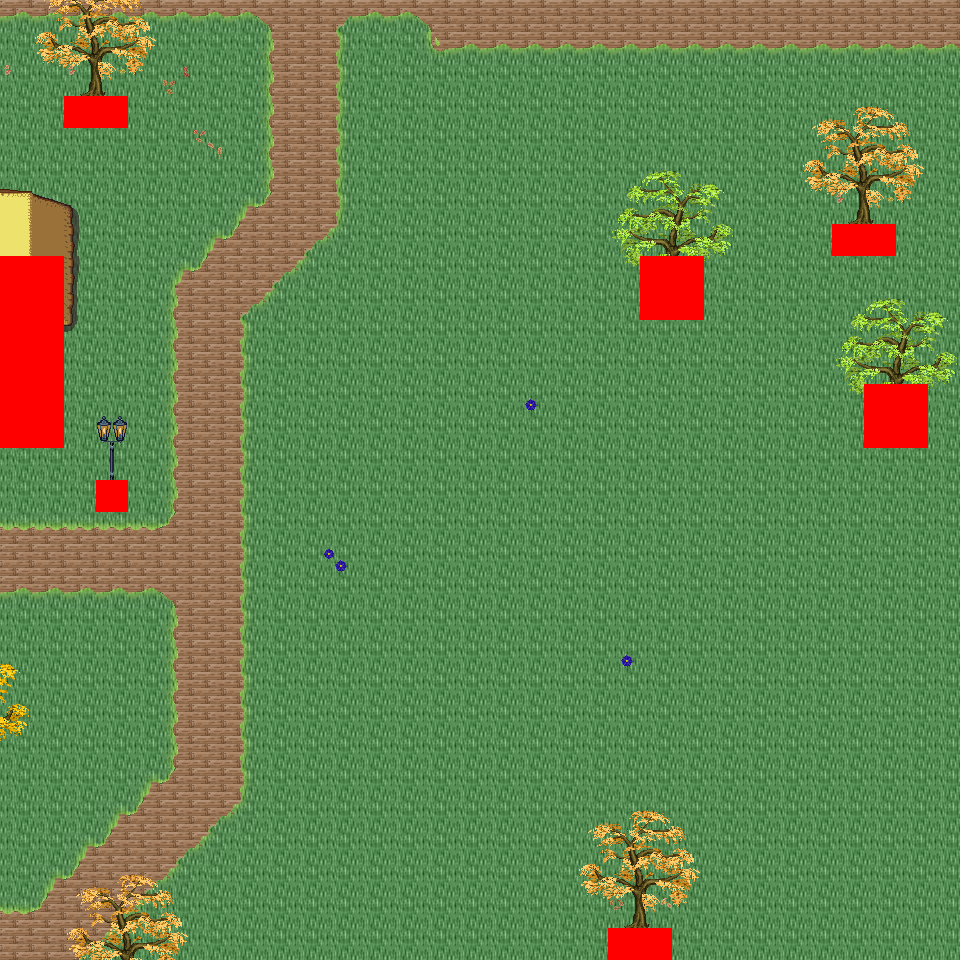

A level layout from a 2D game, rendered from its tile map. Below: a short description, then the map file with tile-grid data replaced by summaries:
An orthogonal 30x30 tile map with 32x32 px tiles, 6 tile layers (Ground, Object, Object2, Above, ...), 46 tilesets and 6 objects (6x mapExit).

<map version="1.0" orientation="orthogonal" renderorder="right-down" width="30" height="30" tilewidth="32" tileheight="32" nextobjectid="7">
  <tileset firstgid="1" name="tileset_logic_collision" tilewidth="32" tileheight="32" tilecount="1" columns="1">
    <image source="../drawable/tileset_logic_collision.png" width="32" height="32" />
  </tileset>
  <tileset firstgid="2" name="tileset_ground_ridge_earth_pale" tilewidth="32" tileheight="32" tilecount="96" columns="12">
    <image source="../drawable/tileset_ground_ridge_earth_pale.png" width="384" height="256" />
  </tileset>
  <tileset firstgid="98" name="tileset_ground_ridge_earth_dark" tilewidth="32" tileheight="32" tilecount="96" columns="12">
    <image source="../drawable/tileset_ground_ridge_earth_dark.png" width="384" height="256" />
  </tileset>
  <tileset firstgid="194" name="tileset_ground_ground" tilewidth="32" tileheight="32" tilecount="33" columns="3">
    <image source="../drawable/tileset_ground_ground.png" width="96" height="352" />
  </tileset>
  <tileset firstgid="227" name="tileset_building_castle" tilewidth="32" tileheight="32" tilecount="320" columns="20">
    <image source="../drawable/tileset_building_castle.png" width="640" height="512" />
  </tileset>
  <tileset firstgid="547" name="tileset_item_pot_barrels_1" tilewidth="32" tileheight="32" tilecount="8" columns="4">
    <image source="../drawable/tileset_item_pot_barrels_1.png" width="128" height="64" />
  </tileset>
  <tileset firstgid="555" name="tileset_item_weapon_cannon" tilewidth="32" tileheight="32" tilecount="12" columns="3">
    <image source="../drawable/tileset_item_weapon_cannon.png" width="96" height="128" />
  </tileset>
  <tileset firstgid="567" name="tileset_building_door_closed" tilewidth="32" tileheight="32" tilecount="1" columns="1">
    <image source="../drawable/tileset_building_door_closed.png" width="32" height="32" />
  </tileset>
  <tileset firstgid="568" name="tileset_building_door_door" tilewidth="32" tileheight="32" tilecount="6" columns="3">
    <image source="../drawable/tileset_building_door_door.png" width="96" height="64" />
  </tileset>
  <tileset firstgid="574" name="tileset_building_window_window_centered" tilewidth="32" tileheight="32" tilecount="1" columns="1">
    <image source="../drawable/tileset_building_window_window_centered.png" width="32" height="32" />
  </tileset>
  <tileset firstgid="575" name="tileset_building_decoration_chimney_big" tilewidth="32" tileheight="32" tilecount="2" columns="1">
    <image source="../drawable/tileset_building_decoration_chimney_big.png" width="32" height="64" />
  </tileset>
  <tileset firstgid="577" name="tileset_building_stairs_stairs_grey" tilewidth="32" tileheight="32" tilecount="6" columns="3">
    <image source="../drawable/tileset_building_stairs_stairs_grey.png" width="96" height="64" />
  </tileset>
  <tileset firstgid="583" name="tileset_building_witch_hut" tilewidth="32" tileheight="32" tilecount="80" columns="5">
    <image source="../drawable/tileset_building_witch_hut.png" width="160" height="512" />
  </tileset>
  <tileset firstgid="663" name="tileset_ground_grass_edges" tilewidth="32" tileheight="32" tilecount="36" columns="12">
    <image source="../drawable/tileset_ground_grass_edges.png" width="384" height="96" />
  </tileset>
  <tileset firstgid="699" name="tileset_ground_grass_corners" tilewidth="32" tileheight="32" tilecount="24" columns="6">
    <image source="../drawable/tileset_ground_grass_corners.png" width="192" height="128" />
  </tileset>
  <tileset firstgid="723" name="tileset_logic_item_vegetable" tilewidth="32" tileheight="32" tilecount="13" columns="13">
    <image source="../drawable/tileset_logic_item_vegetable.png" width="256" height="64" />
  </tileset>
  <tileset firstgid="736" name="tileset_plant_tree_fall_trees" tilewidth="32" tileheight="32" tilecount="40" columns="8">
    <image source="../drawable/tileset_plant_tree_fall_trees.png" width="256" height="160" />
  </tileset>
  <tileset firstgid="776" name="tileset_plant_stump_stump_pale_purple" tilewidth="32" tileheight="32" tilecount="4" columns="2">
    <image source="../drawable/tileset_plant_stump_stump_pale_purple.png" width="64" height="64" />
  </tileset>
  <tileset firstgid="780" name="tileset_plant_stump_small_stump" tilewidth="32" tileheight="32" tilecount="4" columns="2">
    <image source="../drawable/tileset_plant_stump_small_stump.png" width="64" height="64" />
  </tileset>
  <tileset firstgid="784" name="tileset_furniture_light_small_lamp" tilewidth="32" tileheight="32" tilecount="4" columns="4">
    <image source="../drawable/tileset_furniture_light_small_lamp.png" width="128" height="32" />
  </tileset>
  <tileset firstgid="788" name="tileset_item_pot_barrel" tilewidth="32" tileheight="32" tilecount="2" columns="1">
    <image source="../drawable/tileset_item_pot_barrel.png" width="32" height="64" />
  </tileset>
  <tileset firstgid="790" name="tileset_plant_tree_locust_tree" tilewidth="32" tileheight="32" tilecount="20" columns="4">
    <image source="../drawable/tileset_plant_tree_locust_tree.png" width="128" height="160" />
  </tileset>
  <tileset firstgid="810" name="tileset_plant_leaves" tilewidth="32" tileheight="32" tilecount="8" columns="4">
    <image source="../drawable/tileset_plant_leaves.png" width="128" height="64" />
  </tileset>
  <tileset firstgid="818" name="tileset_plant_flower_daisy_blue" tilewidth="32" tileheight="32" tilecount="8" columns="2">
    <image source="../drawable/tileset_plant_flower_daisy_blue.png" width="64" height="128" />
  </tileset>
  <tileset firstgid="826" name="tileset_plant_flower_daisy_yellow" tilewidth="32" tileheight="32" tilecount="8" columns="2">
    <image source="../drawable/tileset_plant_flower_daisy_yellow.png" width="64" height="128" />
  </tileset>
  <tileset firstgid="834" name="tileset_plant_flower_small_flower_bed_2" tilewidth="32" tileheight="32" tilecount="12" columns="3">
    <image source="../drawable/tileset_plant_flower_small_flower_bed_2.png" width="96" height="128" />
  </tileset>
  <tileset firstgid="846" name="tileset_plant_flower_small_flower_bed" tilewidth="32" tileheight="32" tilecount="12" columns="3">
    <image source="../drawable/tileset_plant_flower_small_flower_bed.png" width="96" height="128" />
  </tileset>
  <tileset firstgid="858" name="tileset_plant_flower_flower_bed_1" tilewidth="32" tileheight="32" tilecount="35" columns="7">
    <image source="../drawable/tileset_plant_flower_flower_bed_1.png" width="224" height="160" />
  </tileset>
  <tileset firstgid="893" name="tileset_plant_flower_hothouse_flowers" tilewidth="32" tileheight="32" tilecount="72" columns="6">
    <image source="../drawable/tileset_plant_flower_hothouse_flowers.png" width="192" height="384" />
  </tileset>
  <tileset firstgid="965" name="tileset_furniture_light_lamp_blue" tilewidth="32" tileheight="32" tilecount="3" columns="1">
    <image source="../drawable/tileset_furniture_light_lamp_blue.png" width="32" height="96" />
  </tileset>
  <tileset firstgid="968" name="tileset_light_dim_light_7x5" tilewidth="32" tileheight="32" tilecount="35" columns="7">
    <image source="../drawable/tileset_light_dim_light_7x5.png" width="224" height="160" />
  </tileset>
  <tileset firstgid="1003" name="tileset_building_decoration_chimney" tilewidth="32" tileheight="32" tilecount="2" columns="1">
    <image source="../drawable/tileset_building_decoration_chimney.png" width="32" height="64" />
  </tileset>
  <tileset firstgid="1005" name="tileset_building_decoration_cauldron_sign" tilewidth="32" tileheight="32" tilecount="1" columns="1">
    <image source="../drawable/tileset_building_decoration_cauldron_sign.png" width="32" height="32" />
  </tileset>
  <tileset firstgid="1006" name="tileset_building_decoration_magician_banner" tilewidth="32" tileheight="32" tilecount="3" columns="3">
    <image source="../drawable/tileset_building_decoration_magician_banner.png" width="96" height="32" />
  </tileset>
  <tileset firstgid="1009" name="tileset_logic_portal" tilewidth="32" tileheight="32" tilecount="24" columns="8">
    <image source="../drawable/tileset_logic_portal.png" width="256" height="96" />
  </tileset>
  <tileset firstgid="1033" name="tileset_ground_ground_3" tilewidth="32" tileheight="32" tilecount="5" columns="5">
    <image source="../drawable/tileset_ground_ground_3.png" width="160" height="32" />
  </tileset>
  <tileset firstgid="1038" name="tileset_building_cottage" tilewidth="32" tileheight="32" tilecount="256" columns="16">
    <image source="../drawable/tileset_building_cottage.png" width="512" height="512" />
  </tileset>
  <tileset firstgid="1294" name="tileset_building_roof_thatched_roof" tilewidth="32" tileheight="32" tilecount="256" columns="16">
    <image source="../drawable/tileset_building_roof_thatched_roof.png" width="512" height="512" />
  </tileset>
  <tileset firstgid="1550" name="tileset_building_door_doors" tilewidth="32" tileheight="32" tilecount="256" columns="16">
    <image source="../drawable/tileset_building_door_doors.png" width="512" height="512" />
  </tileset>
  <tileset firstgid="1806" name="tileset_building_window_windows" tilewidth="32" tileheight="32" tilecount="256" columns="16">
    <image source="../drawable/tileset_building_window_windows.png" width="512" height="512" />
  </tileset>
  <tileset firstgid="2062" name="tileset_plant_bush_leafy" tilewidth="32" tileheight="32" tilecount="48" columns="8">
    <image source="../drawable/tileset_plant_bush_leafy.png" width="256" height="192" />
  </tileset>
  <tileset firstgid="2110" name="tileset_plant_bush_flowering" tilewidth="32" tileheight="32" tilecount="72" columns="8">
    <image source="../drawable/tileset_plant_bush_flowering.png" width="256" height="288" />
  </tileset>
  <tileset firstgid="2182" name="tileset_object_stone_well" tilewidth="32" tileheight="32" tilecount="6" columns="2">
    <image source="../drawable/tileset_object_stone_well.png" width="64" height="96" />
  </tileset>
  <tileset firstgid="2188" name="tileset_item_pot_cauldron" tilewidth="32" tileheight="32" tilecount="48" columns="8">
    <image source="../drawable/tileset_item_pot_cauldron.png" width="256" height="192" />
  </tileset>
  <tileset firstgid="2236" name="tileset_item_campfires" tilewidth="32" tileheight="32" tilecount="2" columns="2">
    <image source="../drawable/tileset_item_campfires.png" width="64" height="32" />
  </tileset>
  <tileset firstgid="2238" name="tileset_item_firewood" tilewidth="32" tileheight="32" tilecount="12" columns="3">
    <image source="../drawable/tileset_item_firewood.png" width="96" height="128" />
  </tileset>
  <layer name="Ground" width="30" height="30">
    <data>[900 cells, 900 non-empty, 2 distinct tile ids]</data>
  </layer>
  <layer name="Object" width="30" height="30">
    <data>[900 cells, 134 non-empty, 25 distinct tile ids]</data>
  </layer>
  <layer name="Object2" width="30" height="30">
    <data>[900 cells, 23 non-empty, 8 distinct tile ids]</data>
  </layer>
  <layer name="Above" width="30" height="30">
    <data>[900 cells, 110 non-empty, 52 distinct tile ids]</data>
  </layer>
  <layer name="Above2" width="30" height="30">
    <data>[900 cells, 0 non-empty, 0 distinct tile ids]</data>
  </layer>
  <layer name="Walkable" width="30" height="30">
    <data>[900 cells, 27 non-empty, 1 distinct tile ids]</data>
  </layer>
  <objectgroup name="MapEvents">
    <object id="1" name="north" type="mapExit" x="0" y="0" width="960" height="32">
      <properties>
        <property name="map" value="level_0_x52_y42" />
        <property name="x" value="0" />
        <property name="y" value="28" />
      </properties>
    </object>
    <object id="2" name="south" type="mapExit" x="0" y="928" width="608" height="32">
      <properties>
        <property name="map" value="level_0_x52_y44" />
        <property name="x" value="0" />
        <property name="y" value="1" />
      </properties>
    </object>
    <object id="3" name="south2" type="mapExit" x="672" y="928" width="288" height="32">
      <properties>
        <property name="map" value="level_0_x52_y44" />
        <property name="x" value="21" />
        <property name="y" value="1" />
      </properties>
    </object>
    <object id="4" name="west" type="mapExit" x="0" y="0" width="32" height="256">
      <properties>
        <property name="map" value="level_0_x51_y43" />
        <property name="x" value="28" />
        <property name="y" value="0" />
      </properties>
    </object>
    <object id="5" name="west2" type="mapExit" x="0" y="448" width="32" height="512">
      <properties>
        <property name="map" value="level_0_x51_y43" />
        <property name="x" value="28" />
        <property name="y" value="14" />
      </properties>
    </object>
    <object id="6" name="east" type="mapExit" x="928" y="0" width="32" height="960">
      <properties>
        <property name="map" value="level_0_x53_y43" />
        <property name="x" value="1" />
        <property name="y" value="0" />
      </properties>
    </object>
  </objectgroup>
</map>
